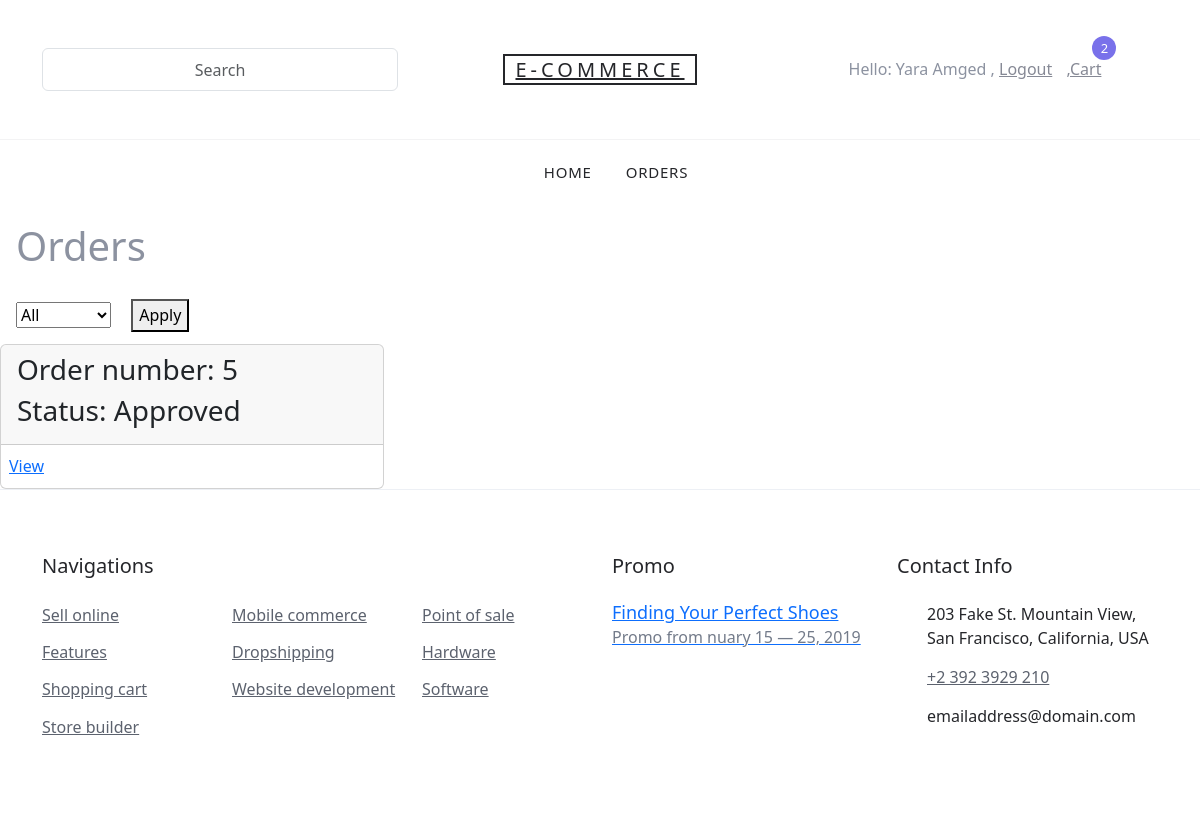
The page /orders/ (signed in) on the database its author committed.
### user/models.py (models this page shows, shortened)
class User(AbstractUser):
    username = None
    fullName = models.CharField(max_length=200)
    email = models.EmailField(
        max_length=200,
        unique=True,
    )
    objects = UserManager()
    REQUIRED_FIELDS = []
    USERNAME_FIELD = "email"

### order/models.py (models this page shows, shortened)
class Order(models.Model):
    STATUS_CHOICES = [
        ("Pending", "Pending"),
        ("Approved", "Approved"),
        ("Declined", "Declined"),
        ("Shipped", "Shipped"),
        ("Delivered", "Delivered"),
    ]
    createdAt = models.DateTimeField(auto_now_add=True)
    totalPrice = models.DecimalField(decimal_places=2, max_digits=10)
    customerId = models.ForeignKey(User, on_delete=models.CASCADE)
    status = models.CharField(
        max_length=20, choices=STATUS_CHOICES, default="Pending")

### order/views.py (the view)
# urls.py: path("", views.orders_list, name="list"),
def orders_list(request):
    status = request.GET.get("status")
    orders = Order.objects.filter(customerId=request.user)
    if status is not None and len(status) > 0:
        orders = orders.filter(status=status)
    return render(request, "orders.html", {"orders": orders, "cartCount": getUserCartItemsCount(request.user)})

### product/views.py (called while the page is built)
def getUserCartItemsCount(user):
    if user is None:
        return 0
    cart = Cart.objects.get(customer=user)
    return len(CartItem.objects.filter(cart=cart))

### order/templates/orders.html (shortened to what this page needs)
{% extends "base/base.html" %} {% block content %}
<form>
  <h1 class="m-3">Orders</h1>
  <select class="m-3 " name="status" value="Pending">
    <option value="" >All</option>
  </select>
  <button type="submit">Apply</button>
</form>
<div class="col">
  <div class="row">
    {% for order in orders %}
    <div class="col-12 col-sm-4">
      <div class="card">
        <div class="card-header">
          <h3>Order number: {{ order.id }}</h3>
          <h3>Status: {{ order.status }}</h3>
        </div>
        <div class="card-actions p-2">
          <a href="{% url 'order:details' order.id %}"> View</a>
        </div>
      </div>
    </div>
  </div>
</div>
{%empty%}
<h1>No Orders Yet</h1>
{% endfor %} {% endblock %}

### core/templates/base/navbar.html (shortened to what this page needs)
    <header class="site-navbar" role="banner">
        <div class="site-navbar-top">
            <div class="container">
                <div class="row align-items-center ">
                    <div class="col-12 col-md-4 order-2 order-md-1 col-sm-6">
                        <form action="/" class="site-block-top-search" >
                            <input type="text" class="form-control text-center p-0" placeholder="Search" name="searchKeyword">
                        </form>
                    </div>
                    <div class="col-12 mb-3 mb-md-0 col-md-4 order-1 order-md-2 text-center">
                        <div class="site-logo">
                            <a href="/" class="js-logo-clone">E-commerce</a>
                        </div>
                    </div>
                    <div class="col-12 col-md-4 order-3 order-md-3 text-right col-sm-6 text-center mt-3">
                        <div class="site-top-icons">
                            <ul>
                                {%if user and user.is_authenticated%}
                                <li><p>Hello: {{user.fullName}} , </p></li>
                                <li><a href="{% url "user:logout" %}">Logout</a></li>
                                <li>
                                    <a href="{% url "user:cart" %}" class="site-cart">
                                        <p>,Cart</p>
                                        <span class="count">
                                            {{cartCount}}
                                        </span>
                                    </a>
                                </li>
                                {%else%}
                                <li><a href="{% url "user:registration" %}">Register</a></li>
                                <li><a href="{% url "user:login" %}">Login</a></li>
                                {%endif%}
                            </ul>
                        </div>
                    </div>
                </div>
            </div>
        </div>
        <nav class="site-navigation text-right text-md-center" role="navigation">
            <div class="container">
                <ul class="site-menu js-clone-nav d-none d-md-block">
                    <li><a href="{% url "product:list" %}">Home</a></li>
                    {%if user and user.is_authenticated%}
                    <li><a href="{% url "order:list" %}">Orders</a></li>
                    {%endif%}
                </ul>
            </div>
        </nav>
    </header>

### core/static/css/style.css (style rules this page uses)
body { line-height: 1.7; color: #8c92a0; font-weight: 300; font-size: 16px; }
a { -webkit-transition: .3s all ease; -o-transition: .3s all ease; transition: .3s all ease; }
.form-control { height: 43px; }
.site-navbar { background: #fff; margin-bottom: 0px; z-index: 1999; position: relative; }
.site-navbar .site-navbar-top { border-bottom: 1px solid #f3f3f4; padding-top: 20px; padding-bottom: 20px; margin-bottom: 0px; }
@media (min-width: 768px) { .site-navbar .site-navbar-top { padding-top: 40px; padding-bottom: 40px; } }
.site-navbar .site-logo a { text-transform: uppercase; color: #25262a; letter-spacing: .2em; font-size: 20px; padding-left: 10px; padding-right: 10px; border: 2px solid #25262a; }
.site-navbar a { color: #868995; }
.site-navbar .site-top-icons ul, .site-navbar .site-top-icons ul li { padding: 0; margin: 0; list-style: none; }
.site-navbar .site-top-icons ul li { display: inline-block; }
.site-navbar .site-top-icons ul li a { margin-right: 10px; }
.site-navbar .site-top-icons ul li a.site-cart { display: block; position: relative; }
.site-navbar .site-top-icons ul li a.site-cart .count { position: absolute; top: 0; right: 0; margin-right: -15px; margin-top: -20px; font-size: 13px; width: 24px; height: 24px; line-height: 24px; border-radius: 50%; display: block; text-align: center; background: #7971ea; color: #fff; -webkit-transition: .2s all ease-in-out; -o-transition: .2s all ease-in-out; transition: .2s all ease-in-out; }
.site-navbar .site-navigation .site-menu { margin-bottom: 0; }
.site-navbar .site-navigation .site-menu a { text-decoration: none !important; font-size: 15px; display: inline-block; }
.site-navbar .site-navigation .site-menu > li { display: inline-block; padding: 10px 5px; }
.site-navbar .site-navigation .site-menu > li > a { padding: 10px 10px; text-transform: uppercase; letter-spacing: .05em; color: #25262a; font-size: 15px; text-decoration: none !important; }
.site-block-top-search { position: relative; }
.site-block-top-search input { padding-left: 40px; -webkit-transition: .3s all ease-in-out; -o-transition: .3s all ease-in-out; transition: .3s all ease-in-out; }

### rows shown on the page
User: fullName "Yara Amged"
Order: id "5", status "Approved"

### other values the page prints
{{ cartCount }} "2"
